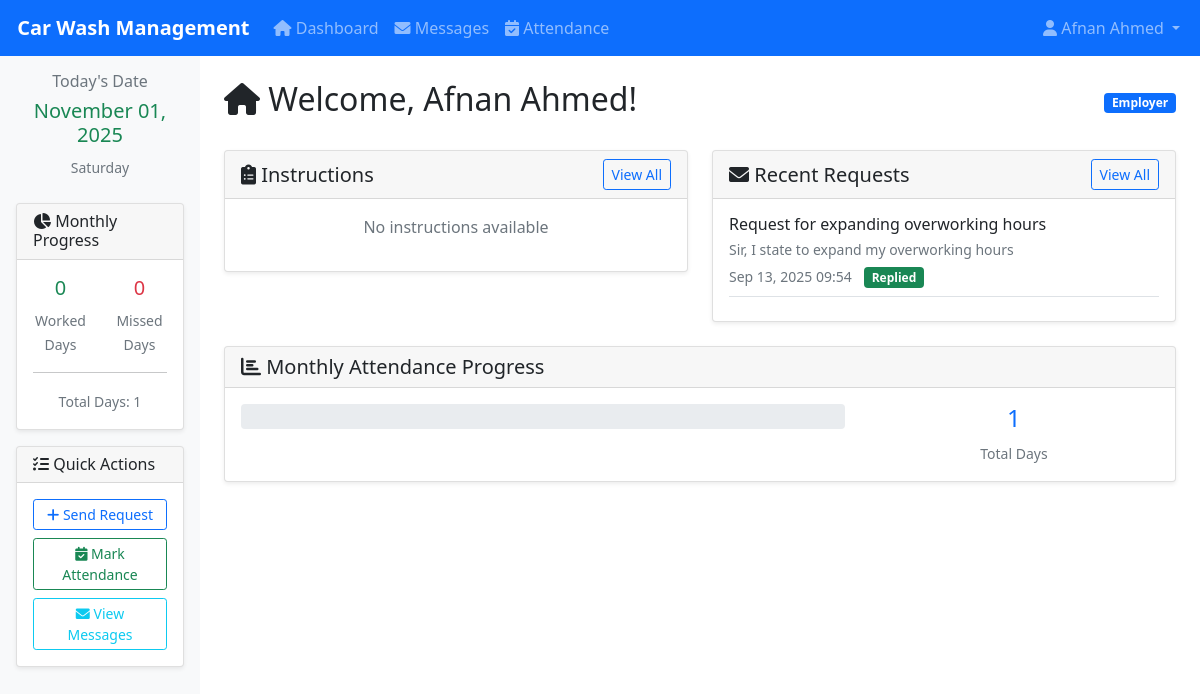
The page /accounts/ (signed in) on the database its author committed.
### accounts/models.py (models this page shows, shortened)
class User(AbstractUser):
    ROLE_CHOICES = [
        ('employer', 'Employer'),
        ('author', 'Author'),
        ('superadmin', 'SuperAdmin'),
    ]
    role = models.CharField(max_length=20, choices=ROLE_CHOICES, default='employer')
    phone = models.CharField(max_length=15, blank=True)
    post = models.CharField(max_length=100, blank=True)
    created_at = models.DateTimeField(auto_now_add=True)
    updated_at = models.DateTimeField(auto_now=True)
    def is_employer(self):
        return self.role == 'employer'
    def is_author(self):
        return self.role == 'author'
    def is_superadmin(self):
        return self.role == 'superadmin'
    class Meta:
        verbose_name = 'User'
        verbose_name_plural = 'Users'

### requests/models.py (models this page shows, shortened)
class EmployerRequest(models.Model):
    REQUEST_TYPE_CHOICES = [
        ('request', 'Request'),
        ('instruction', 'Instruction'),
    ]
    user = models.ForeignKey(User, on_delete=models.CASCADE, limit_choices_to={'role': 'employer'})
    title = models.CharField(max_length=200)
    content = models.TextField()
    request_type = models.CharField(max_length=20, choices=REQUEST_TYPE_CHOICES, default='request')
    is_instruction = models.BooleanField(default=False, help_text="If True, this is an instruction from Author")
    is_active = models.BooleanField(default=True)
    is_read = models.BooleanField(default=False)
    created_at = models.DateTimeField(auto_now_add=True)
    updated_at = models.DateTimeField(auto_now=True)
    class Meta:
        verbose_name = 'Employer Request'
        verbose_name_plural = 'Employer Requests'
        ordering = ['-created_at']

### accounts/views.py (the view)
# urls.py: path('', views.dashboard, name='dashboard'),
@login_required
def dashboard(request):
    user = request.user
    today = timezone.now().date()
    if user.is_employer():
        return employer_dashboard(request, user, today)
    elif user.is_author():
        return author_dashboard(request, user, today)
    elif user.is_superadmin():
        return superadmin_dashboard(request, user, today)
    else:
        messages.error(request, 'Invalid user role.')
        return redirect('accounts:login')

### templates/accounts/employer_dashboard.html (shortened to what this page needs)
{% extends 'base.html' %}
{% block sidebar %}
<div class="card mb-3">
    <div class="card-header">
        <h6 class="mb-0"><i class="fas fa-chart-pie"></i> Monthly Progress</h6>
    </div>
    <div class="card-body">
        <div class="row text-center">
            <div class="col-6">
                <h5 class="text-success">{{ worked_days }}</h5>
                <small class="text-muted">Worked Days</small>
            </div>
            <div class="col-6">
                <h5 class="text-danger">{{ missed_days }}</h5>
                <small class="text-muted">Missed Days</small>
            </div>
        </div>
        <hr>
        <div class="text-center">
            <small class="text-muted">Total Days: {{ total_days }}</small>
        </div>
    </div>
</div>
<div class="card">
    <div class="card-header">
        <h6 class="mb-0"><i class="fas fa-tasks"></i> Quick Actions</h6>
    </div>
    <div class="card-body">
        <div class="d-grid gap-2">
            <a href="{% url 'requests:request_create' %}" class="btn btn-outline-primary btn-sm">
                <i class="fas fa-plus"></i> Send Request
            </a>
            <a href="{% url 'attendance:mark_attendance' %}" class="btn btn-outline-success btn-sm">
                <i class="fas fa-calendar-check"></i> Mark Attendance
            </a>
            <a href="{% url 'requests:request_list' %}" class="btn btn-outline-info btn-sm">
                <i class="fas fa-envelope"></i> View Messages
            </a>
        </div>
    </div>
</div>
{% endblock %}
{% block content %}
<div class="row">
    <div class="col-12">
        <div class="d-flex justify-content-between align-items-center mb-4">
            <h2><i class="fas fa-home"></i> Welcome, {{ user.get_full_name }}!</h2>
            <span class="badge bg-primary">{{ user.get_role_display }}</span>
        </div>
    </div>
</div>
<div class="row">
    <div class="col-md-6 mb-4">
        <div class="card">
            <div class="card-header d-flex justify-content-between align-items-center">
                <h5 class="mb-0"><i class="fas fa-clipboard-list"></i> Instructions</h5>
                <a href="{% url 'requests:instruction_list' %}" class="btn btn-sm btn-outline-primary">View All</a>
            </div>
            <div class="card-body">
                {% if instructions %}
                    {% for instruction in instructions %}
                    <div class="border-bottom pb-2 mb-2">
                        <h6 class="mb-1">{{ instruction.title }}</h6>
                        <p class="text-muted small mb-1">{{ instruction.content|truncatewords:20 }}</p>
                        <small class="text-muted">{{ instruction.created_at|date:"M d, Y H:i" }}</small>
                    </div>
                    {% endfor %}
                {% else %}
                    <p class="text-muted text-center">No instructions available</p>
                {% endif %}
            </div>
        </div>
    </div>
    <div class="col-md-6 mb-4">
        <div class="card">
            <div class="card-header d-flex justify-content-between align-items-center">
                <h5 class="mb-0"><i class="fas fa-envelope"></i> Recent Requests</h5>
                <a href="{% url 'requests:request_list' %}" class="btn btn-sm btn-outline-primary">View All</a>
            </div>
            <div class="card-body">
                {% if recent_requests %}
                    {% for request in recent_requests %}
                    <div class="border-bottom pb-2 mb-2">
                        <h6 class="mb-1">{{ request.title }}</h6>
                        <p class="text-muted small mb-1">{{ request.content|truncatewords:15 }}</p>
                        <small class="text-muted">{{ request.created_at|date:"M d, Y H:i" }}</small>
                        {% if request.replies.exists %}
                            <span class="badge bg-success ms-2">Replied</span>
                        {% else %}
                            <span class="badge bg-warning ms-2">Pending</span>
                        {% endif %}
                    </div>
                    {% endfor %}
                {% else %}
                    <p class="text-muted text-center">No requests sent</p>
                {% endif %}
            </div>
        </div>
    </div>
</div>
<div class="row">
    <div class="col-12">
        <div class="card">
            <div class="card-header">
                <h5 class="mb-0"><i class="fas fa-chart-bar"></i> Monthly Attendance Progress</h5>
            </div>
            <div class="card-body">
                <div class="row">
                    <div class="col-md-8">
                        <div class="progress mb-3" style="height: 25px;">
                        </div>
                    </div>
                    <div class="col-md-4 text-center">
                        <h4 class="text-primary">{{ total_days }}</h4>
                        <small class="text-muted">Total Days</small>
                    </div>
                </div>
            </div>
        </div>
    </div>
</div>
{% endblock %}

### templates/base.html (shortened to what this page needs)
<!DOCTYPE html>
<html lang="en">
<head>
    <link href="https://cdn.jsdelivr.net/npm/bootstrap@5.1.3/dist/css/bootstrap.min.css" rel="stylesheet">
    <link href="https://cdnjs.cloudflare.com/ajax/libs/font-awesome/6.0.0/css/all.min.css" rel="stylesheet">
</head>
<body>
    <nav class="navbar navbar-expand-lg navbar-dark bg-primary">
        <div class="container-fluid">
            <a class="navbar-brand" href="{% url 'accounts:dashboard' %}">
                 Car Wash Management
            </a>
            {% if user.is_authenticated %}
            <div class="collapse navbar-collapse" id="navbarNav">
                <ul class="navbar-nav me-auto">
                    <li class="nav-item">
                        <a class="nav-link" href="{% url 'accounts:dashboard' %}">
                            <i class="fas fa-home"></i> Dashboard
                        </a>
                    </li>
                    {% if user.is_employer %}
                    <li class="nav-item">
                        <a class="nav-link" href="{% url 'requests:request_list' %}">
                            <i class="fas fa-envelope"></i> Messages
                        </a>
                    </li>
                    <li class="nav-item">
                        <a class="nav-link" href="{% url 'attendance:attendance_list' %}">
                            <i class="fas fa-calendar-check"></i> Attendance
                        </a>
                    </li>
                    {% endif %}
                </ul>
                <ul class="navbar-nav">
                    <li class="nav-item dropdown">
                        <a class="nav-link dropdown-toggle" href="#" id="navbarDropdown" role="button" data-bs-toggle="dropdown">
                            <i class="fas fa-user"></i> {{ user.get_full_name|default:user.username }}
                        </a>
                    </li>
                </ul>
            </div>
            {% endif %}
        </div>
    </nav>
    <div class="container-fluid">
        <div class="row">
            {% if user.is_authenticated %}
            <div class="col-md-3 col-lg-2 sidebar p-3">
                <div class="text-center mb-4">
                    <h6 class="text-muted">Today's Date</h6>
                    <h5 class="text-bd">{{ today|date:"F d, Y" }}</h5>
                    <small class="text-muted">{{ today|date:"l" }}</small>
                </div>
                {% block sidebar %}{% endblock %}
            </div>
            <div class="col-md-9 col-lg-10 main-content p-4">
            {% else %}
            <div class="col-12 main-content p-4">
            {% endif %}
                {% block content %}{% endblock %}
            </div>
        </div>
    </div>
</body>
</html>

### templates/base.html (style rules this page uses)
.navbar-brand { font-weight: bold; }
.sidebar { min-height: calc(100vh - 56px); background-color: #f8f9fa; }
.main-content { min-height: calc(100vh - 56px); }
.card { box-shadow: 0 0.125rem 0.25rem rgba(0, 0, 0, 0.075); border: 1px solid rgba(0, 0, 0, 0.125); }
.text-bd { color: #198754; }

### rows shown on the page
User: get_full_name "Afnan Ahmed", role "Employer"
EmployerRequest: title "Request for expanding overworking hours", content "Sir, I state to expand my overworking hours", created_at "Sep 13, 2025 09:54", shows "Replied"

### other values the page prints
{{ worked_days }} "0"
{{ missed_days }} "0"
